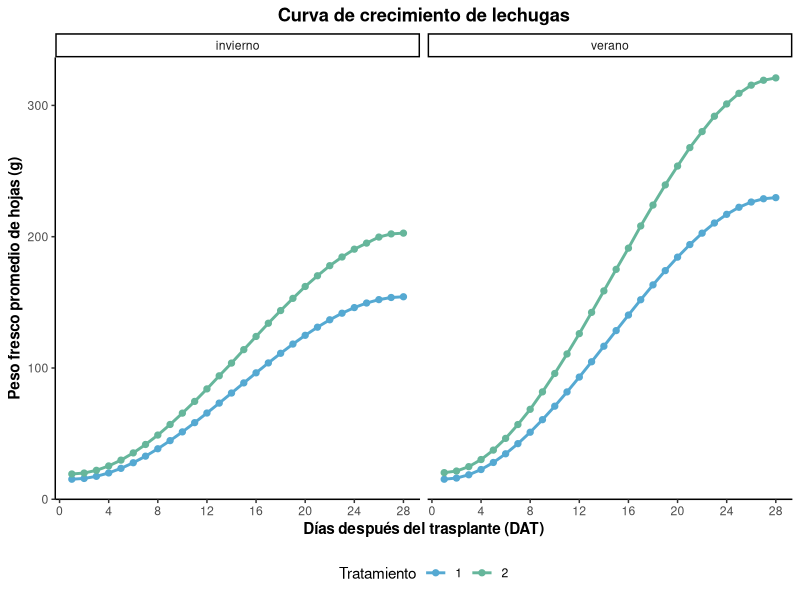
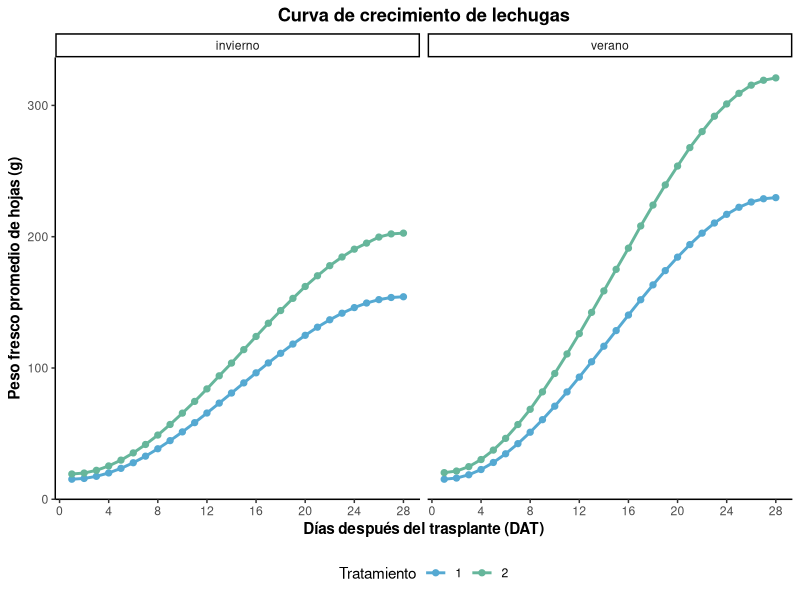
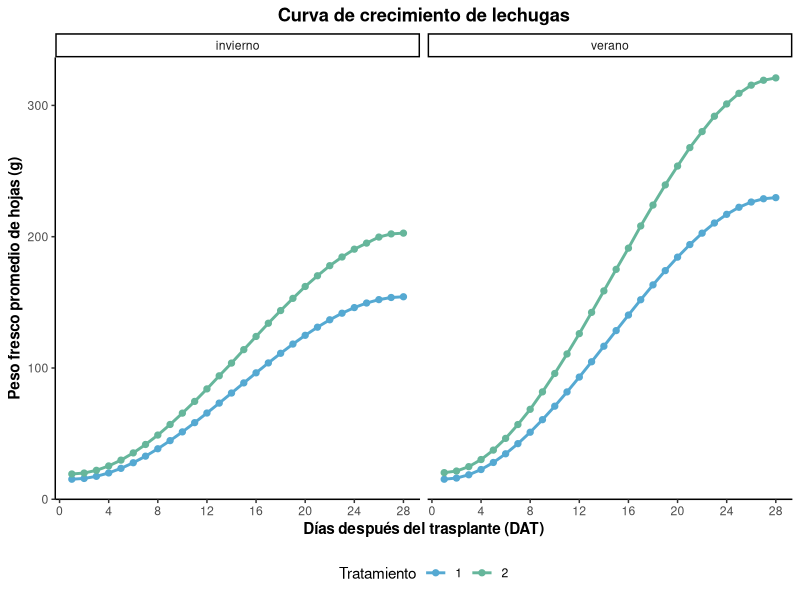

Write R code to recreate these figures, in order.
library(readxl)
library(tidyverse)

lechuga <- read_excel(
  "data/data-raw/data-raw-lechugas.xlsx",
  sheet = "lettuce"
)

View(lechuga)
names(lechuga)


#Promedio de las 8 piscinas dentro de cada repetición:

promedio_rep <- lechuga %>%
  group_by(season, treatment, rep, `date-dat`) %>%
  summarise(
    peso_promedio = mean(`fresh-weight_leaves_g`, na.rm = TRUE),
    .groups = "drop"
  )

promedio_crecimiento <- promedio_rep %>%
  group_by(season, treatment, `date-dat`) %>%
  summarise(
    desviacion = sd(peso_promedio, na.rm = TRUE),
    n = sum(!is.na(peso_promedio)),
    media = mean(peso_promedio, na.rm = TRUE),
    .groups = "drop"
  ) %>%
  mutate(
    peso_promedio = media,
    error_estandar = desviacion / sqrt(n)
  )

#Construcción curva de crecimiento:

grafico_crecimiento <- ggplot(
  promedio_crecimiento,
  aes(
    x = `date-dat`,
    y = peso_promedio,
    color = factor(treatment),
    group = treatment
  )
) +
  geom_ribbon(
    aes(
      ymin = peso_promedio - error_estandar,
      ymax = peso_promedio + error_estandar,
      fill = factor(treatment)
    ),
    alpha = 0.15,
    color = NA
  ) +
  geom_line(linewidth = 1) +
  geom_point(size = 1.8) +
  facet_wrap(~season) +
  scale_color_manual(
    values = c(
      "1" = "#55A9D2",
      "2" = "#66B69B"
    )
  ) +
  scale_fill_manual(
    values = c(
      "1" = "#55A9D2",
      "2" = "#66B69B"
    ),
    guide = "none"
  ) +
  scale_x_continuous(
    breaks = seq(0, 28, 4)
  ) +
  labs(
    title = "Curva de crecimiento de lechugas",
    x = "Días después del trasplante (DAT)",
    y = "Peso fresco promedio de hojas (g)",
    color = "Tratamiento"
  ) +
  theme_classic() +
  theme(
    plot.title = element_text(
      face = "bold",
      hjust = 0.5
    ),
    axis.title = element_text(face = "bold"),
    legend.position = "bottom"
  )

grafico_crecimiento



ggsave(
  filename = "plot/03-curva-crecimiento-lechugas.png",
  plot = grafico_crecimiento,
  width = 10,
  height = 6,
  units = "in",
  dpi = 300
)


ggsave(
  filename = "manuscrito/03-curva-crecimiento-lechugas.pdf",
  plot = grafico_crecimiento,
  width = 10,
  height = 6,
  units = "in"
)
